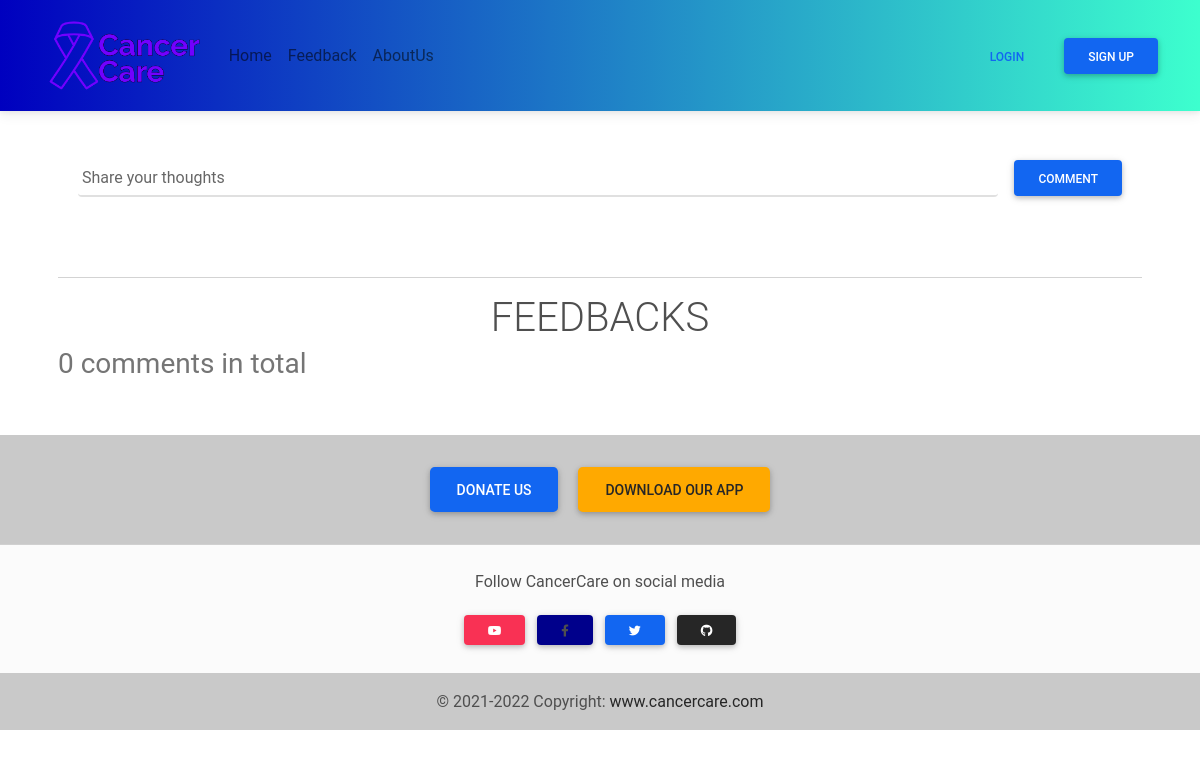
Before: /forum/ with the older database file.
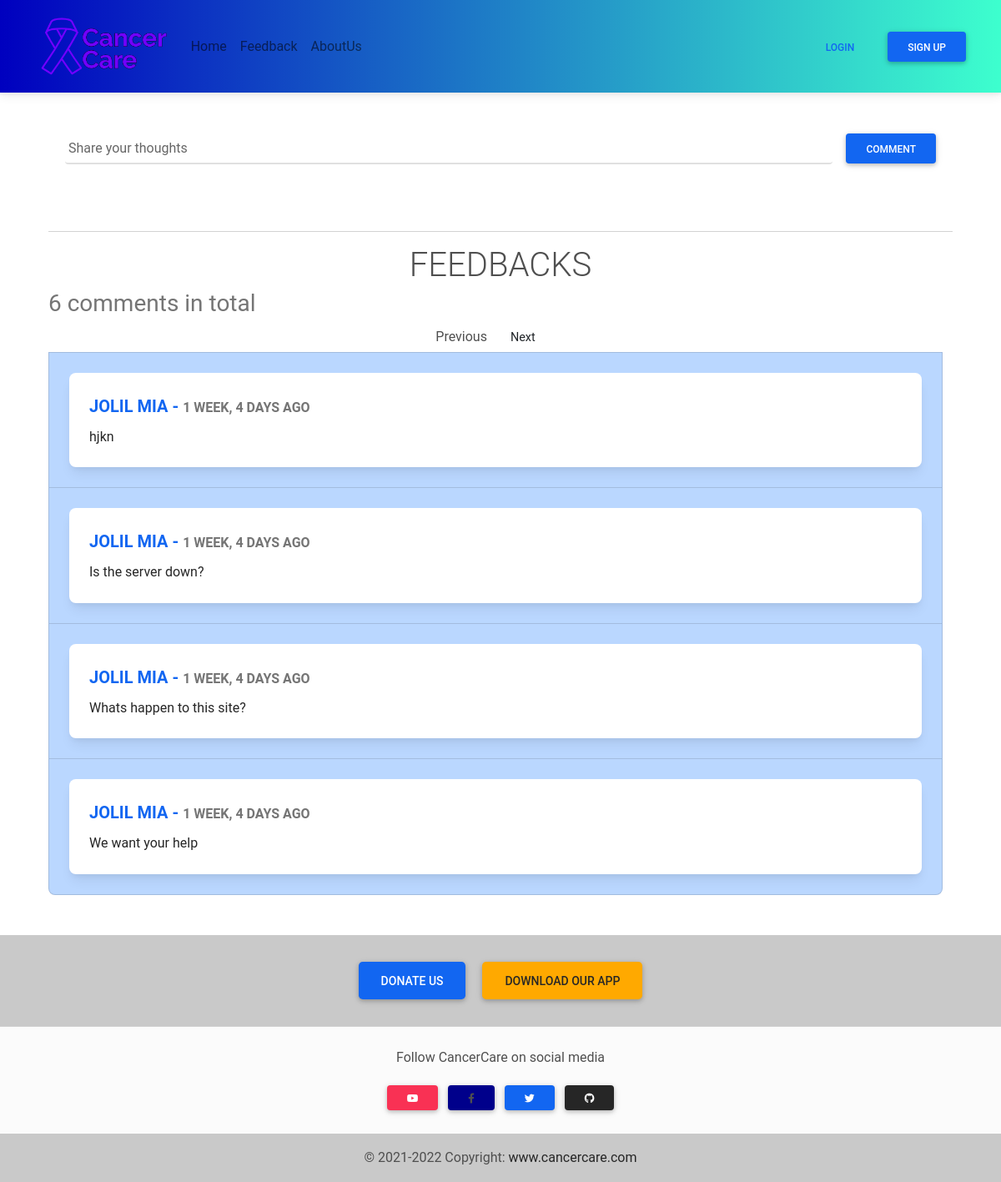
After: the same page with the newer database file.
### mainfeatures/models.py (models this page shows, shortened)
class Comment(models.Model):
    serial_no = models.AutoField(primary_key=True)
    body = models.CharField(max_length=256)
    user = models.ForeignKey(User,on_delete=models.CASCADE)
    parent = models.ForeignKey("self",on_delete=models.CASCADE, null=True)
    timestamp = models.DateTimeField(default=now)

### mainfeatures/views.py (the view)
# urls.py: path('forum/', forum, name='forum'),
def forum(request):
    comments = Comment.objects.all().order_by('-timestamp__date').order_by('-timestamp__time')
    comment_count = Comment.objects.all().count()
    paginator = Paginator(comments, 4)
    page_no = request.GET.get('page')
    page_obj = paginator.get_page(page_no)
    comobj = {
        'comments': page_obj,
        'count': comment_count
    }
    return render(request, 'mainfeatures/forum.html', {'comobj':comobj})

### mainfeatures/templates/mainfeatures/forum.html (shortened to what this page needs)
{% load static %}
{% load humanize %}
<html lang="en">
<head>
    <link rel="stylesheet" href="{% static 'mainfeatures/css/mdb.min.css' %}">
    <link rel="stylesheet" href="https://cdnjs.cloudflare.com/ajax/libs/animate.css/3.5.2/animate.min.css">
    <link rel="stylesheet" href="https://cdnjs.cloudflare.com/ajax/libs/font-awesome/6.0.0-beta3/css/all.min.css" />
</head>
<body>
    <nav class="navbar navbar-expand-lg navbar-light sticky" style="background: rgb(0,0,255); background-image: linear-gradient(90deg, rgba(0,0,128,0.5) 0%, rgba(61,255,206,1) 100%);">
        <div class="container">
            <a class="navbar-brand me-2" href="{%url 'home'%}">
            <img
                src="{%static 'aboutus/img/logo.png'%}"
                height="85px"
                weight="300px"
                alt=""
                loading="lazy"
                style="margin-top: -1px;"
            />
            </a>
            <div class="collapse navbar-collapse" id="navbarButtonsExample">
            <ul class="navbar-nav me-auto mb-2 mb-lg-0">
                <li class="nav-item hstack">
                <a class="nav-link navic" href="{% url 'home' %}">Home</a>
                <a class="nav-link navic" href="{% url 'forum' %}">Feedback</a>
                <a class="nav-link navic" href="{% url 'aboutus' %}">AboutUs</a>
                </li>
            </ul>
            {% if user.is_authenticated %}
              <div class="d-flex align-items-center">
                  <a href="{% url 'profile' %}" class="btn btn-link me-3"><i class="fas fa-id-card fs-4"></i></a>
                  <a href="{% url 'logout' %}" class="btn btn-primary">Logout</a>
              </div>
            {% else %}
              <div class="d-flex align-items-center">
                  <a href="{% url 'login' %}" class="btn btn-link me-3">Login</a>
                  <a href="{% url 'signup' %}" class="btn btn-primary">Sign Up</a>
              </div>
            {% endif %}
            </div>
        </div>
    </nav>
    <div class="container my-5">
        <div class="row mx-3 my-3">
            <form action="{% url 'comment' %}" method="post" autocomplete="off">
                <div class="col-auto">
                    <div class="form-outline">
                        <div class="hstack">
                            <input type="textarea" class="form-control border-bottom border-2 mx-2"id="comment" name="comment">
                            <label for="comment" class="form-label">Share your thoughts</label>
                            <a href="{% url 'forum' %}" class="wow fadeInRight" id="acbtn"><button type="submit" class="btn btn-primary mx-2" id="cbtn">COMMENT</button></a>
                        </div>
                    </div>
                </div>
            </form>
        </div>
        <div class="row mx-3 my-2">
            <hr class="mt-5"/>
            <div class="d-flex justify-content-center wow zoomInDown"><div class="display-6">FEEDBACKS</div></div>
            <ul class="list-group">
                <div class="fs-3 text-muted">{{comobj.count}} comments in total</div>
                <nav class="container">
                    <div class="row">
                        {% if comobj.comments.has_other_pages %}
                            <ul class="pagination justify-content-center align-items-center">
                                {% if comobj.comments.has_previous %}
                                    <li class="page-item mx-2 activated"><a href="?page={{ comobj.comments.previous_page_number }}" class="page-link">Previous</a></li>
                                {% else %}
                                    <li class="disabled mx-2">Previous</li>
                                {% endif %}
                                {% if comobj.comments.has_next %}
                                    <li class="page-item mx-2 activated"><a href="?page={{ comobj.comments.next_page_number }}" class="page-link">Next</a></li>
                                {% else %}
                                    <li class="page-item disabled mx-2">Next</li>
                                {% endif %}
                            </ul>
                        {% endif %}
                    </div>
                </nav>
                {% for comment in comobj.comments %}
                    <li class="list-group-item py-4" style="background: #bad7ff;">
                        <div class="card wow fadeInUp">
                            <div class="card-body">
                                <div class="card-title"><div class="text-uppercase fs-5 text-primary fw-bold">{{comment.user.username}} - <span class="fs-6 text-muted">{{comment.timestamp | naturaltime }}</span></div></div>
                                <div class="card-text">{{comment.body}}</div>
                            </div>
                        </div>
                    </li>
                {% endfor %}
            </ul>
        </div>
    </div>
    <footer class="bg-light text-lg-start">
        <div class="py-4 text-center" style="background: rgba(0, 0, 0, 0.2);">
          <a role="button" class="btn btn-primary btn-lg m-2"
            href="#" rel="nofollow" target="_blank">
            Donate Us
          </a>
          <a role="button" class="btn btn-warning btn-lg m-2 text-dark" href="#" target="_blank">
            Download Our App
          </a>
        </div>
        <hr class="m-0" />
        <div class="text-center py-4 align-items-center">
          <p>Follow CancerCare on social media</p>
          <a href="https://www.youtube.com/" class="btn btn-danger m-1" role="button"
            rel="nofollow" target="_blank">
            <i class="fab fa-youtube"></i>
          </a>
          <a href="https://www.facebook.com/" class="btn m-1" role="button" rel="nofollow"
            target="_blank" style="background: #00008b;">
            <i class="fab fa-facebook-f"></i>
          </a>
          <a href="https://twitter.com/" class="btn btn-primary m-1" role="button" rel="nofollow"
            target="_blank">
            <i class="fab fa-twitter text-white"></i>
          </a>
          <a href="https://github.com/amitpress" class="btn btn-dark m-1" role="button" rel="nofollow"
            target="_blank">
            <i class="fab fa-github"></i>
          </a>
        </div>
        <div class="text-center p-3" style="background-color: rgba(0, 0, 0, 0.2);">
          © 2021-2022 Copyright:
          <a class="text-dark" href="https://cancercare.com/">www.cancercare.com</a>
        </div>
      </footer>
</body>
</html>

### mainfeatures/templates/mainfeatures/forum.html (style rules this page uses)
.sticky { position: -webkit-sticky; position: sticky !important; top: 0 !important; z-index: 5 !important; }

Changed rows visible on the page:
added Comment: user.username "JOLIL MIA", timestamp "1 WEEK, 4 DAYS AGO", body "hjkn"
added Comment: user.username "JOLIL MIA", timestamp "1 WEEK, 4 DAYS AGO", body "Is the server down?"
added Comment: user.username "JOLIL MIA", timestamp "1 WEEK, 4 DAYS AGO", body "Whats happen to this site?"
added Comment: user.username "JOLIL MIA", timestamp "1 WEEK, 4 DAYS AGO", body "We want your help"
Other visible differences:
{{ comobj.count }}: "0" → "6"
text now shown: "Previous Next"
